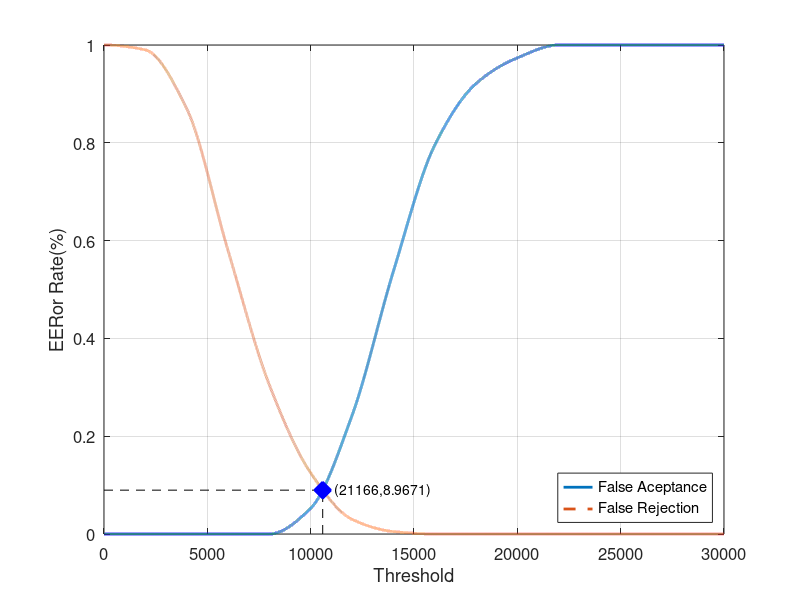
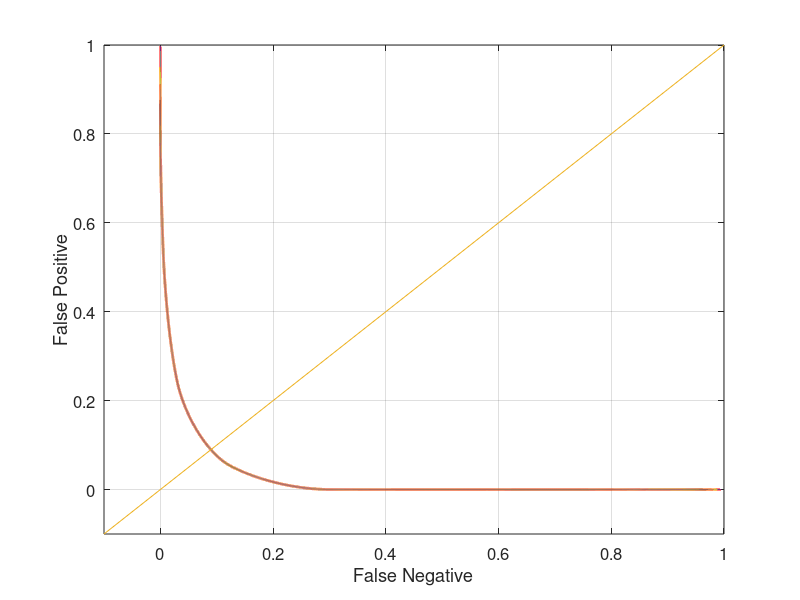

These charts were generated, in order, by the following MATLAB code:
close all;
clear;
clc;
x = 0:2000:30000;
xq = 0:0.5:30000;

y0 = [0 0 0 0 0 0.0526316 0.242105 0.536842 0.794737 0.921053 0.973684 1 1 1 1 1]
yy0 = interp1(x, y0, xq, 'pchip');
y1 = [1 0.99 0.87 0.58 0.305 0.125 0.03 0.005 0 0 0 0 0 0 0 0]
yy1 = interp1(x, y1, xq, 'pchip');

% Calculating EER: 
y2 = abs(y0 - y1);
find(y2 == min(y2))
yy2 = abs(yy0 - yy1);
xEER = find(yy2 == min(yy2));
xEERIndex = xq(xEER) % X-axis EER
yEER = yy0(xEER) % Y-axis EER

main = figure
plot(xq, yy0,'-','LineWidth', 2);	hold on
plot(xq, yy1,'--','LineWidth', 2);	hold on
plot([xEERIndex xEERIndex], [0 yEER], 'k--');	hold on
plot([0 xEERIndex], [yEER yEER], 'k--');	hold on
plot(xEERIndex, yEER, 'bx', 'LineWidth', 10);	hold on
text(xEERIndex, yEER,strcat('    (', num2str(xEER), ', ', num2str(yEER * 100), ')'))
legend('False Aceptance', 'False Rejection', 'Location', 'SouthEast')
xlabel('Threshold')
ylabel('EERor Rate(%)')
set(gca, 'FontSize', 12)
axis([0 30000 0 1])
grid on

print(main, 'Database5_2Main', '-dpng');
FNRxFPR = figure('Color', [1 1 1]);
plot(yy1, yy0, '-', yy1, yy0, 'LineWidth', 2);
hold on
y = -0.1:0.1:1
plot(y, y); 
set(gca, 'FontSize', 12)
xlabel('False Negative')
ylabel('False Positive')
axis([-0.1 1 -0.1 1])
set(gca, 'FontSize', 12)
grid on

print(FNRxFPR, 'Database5_2FNRxFPR','-dpng');
